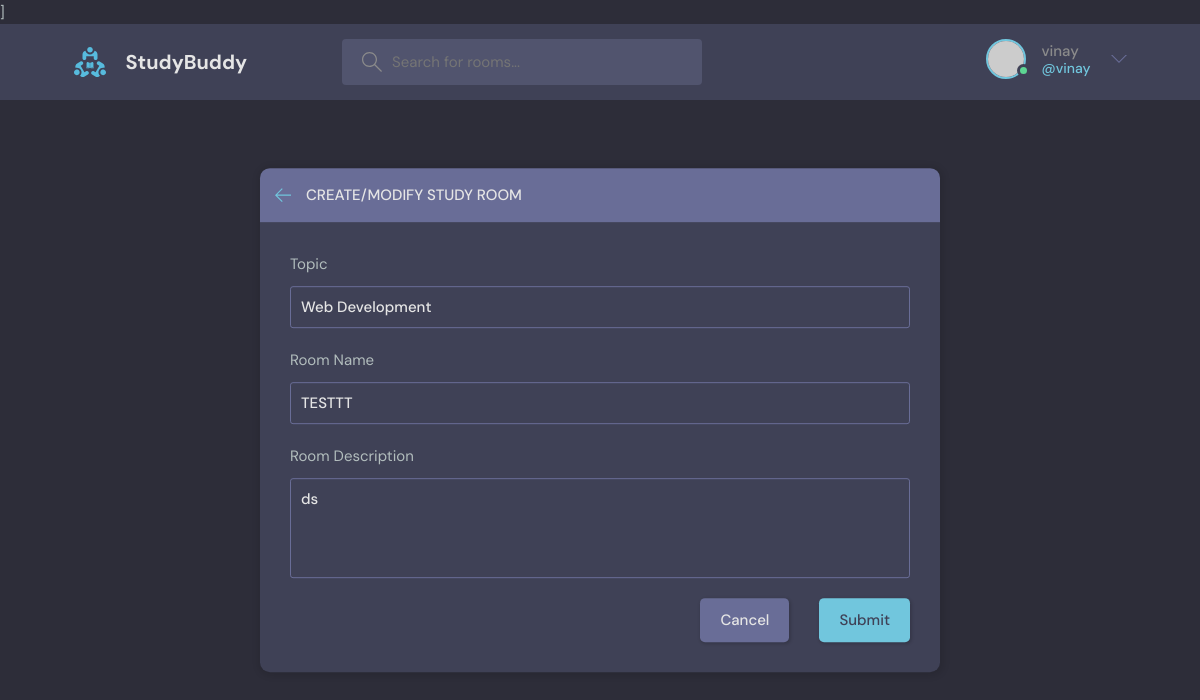
Before: /update-room/3 (signed in) with the older database file.
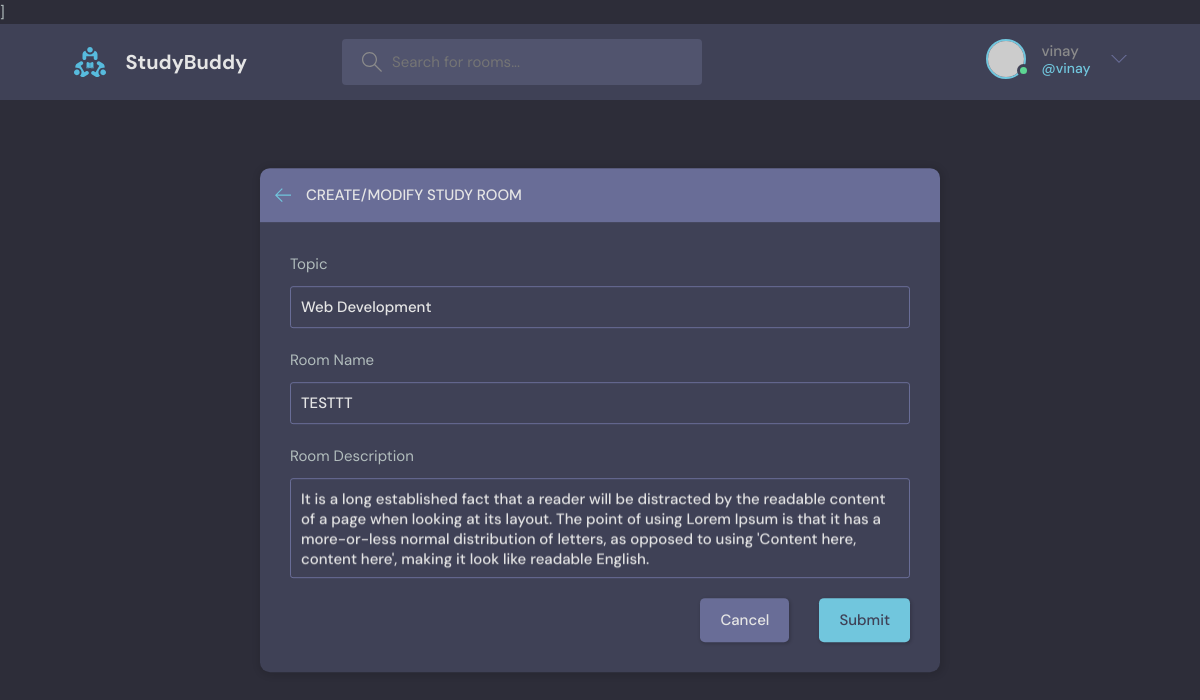
After: the same page with the newer database file.
### base/models.py (models this page shows, shortened)
class Room(models.Model):
    host= models.ForeignKey(User, on_delete=models.SET_NULL, null=True)
    topic = models.ForeignKey(Topic, on_delete=models.SET_NULL, null=True)
    name = models.CharField(max_length=200)
    description = models.TextField(null=True, blank= True)
    participants = models.ManyToManyField(User, related_name= 'participants', blank = True)
    updated = models.DateTimeField(auto_now=True)
    created = models.DateTimeField(auto_now_add=True)
    class Meta:
        ordering= ['-updated', '-created']

class Topic(models.Model):
    name=models.CharField(max_length=200)

### base/views.py (the view, shortened to what this page needs)
# urls.py: path('update-room/<str:pk>', views.updateRoom, name="update-room" ),
@login_required(login_url='login')
def updateRoom(request, pk):
    room = Room.objects.get(id=pk)
    form = RoomForm(instance=room)
    topics= Topic.objects.all()
    if request.user != room.host:
        return HttpResponse('you are not allowed here!!')
    context={'form': form, 'topics':topics,  'room' : room}
    return render(request, 'base/room_form.html', context)

### base/forms.py
class RoomForm(ModelForm):
    class Meta:
        model = Room
        fields = '__all__'
        exclude = ['host', 'participants']

### base/templates/base/room_form.html (shortened to what this page needs)
]{% extends 'main.html' %}
{% block content %}
  <main class="create-room layout">
    <div class="container">
      <div class="layout__box">
        <div class="layout__boxHeader">
          <div class="layout__boxTitle">
            <a href="{{request.META.HTTP_REFERER}}">
              <svg version="1.1" xmlns="http://www.w3.org/2000/svg" width="32" height="32" viewBox="0 0 32 32">
                <title>arrow-left</title>
                <path
                  d="M13.723 2.286l-13.723 13.714 13.719 13.714 1.616-1.611-10.96-10.96h27.625v-2.286h-27.625l10.965-10.965-1.616-1.607z">
                </path>
              </svg>
            </a>
            <h3>Create/Modify Study Room</h3>
          </div>
        </div>
        <div class="layout__body">
          <form class="form" action="" method = "POST">
            <div class="form__group">
              <label for="room_topic">Topic</label>
              <input name ="topic" value = "{{room.topic.name}}"  required type = "text" list= "topic-list" />
            </div>
            <div class="form__group">
              <label for="room_name">Room Name</label>
              {{form.name}}
            </div>
            <div class="form__group">
              <label for="room_description">Room Description</label>
              {{form.description}}
            </div>
            <div class="form__action">
              <a class="btn btn--dark" href="{{request.META.HTTP_REFERER}}">Cancel</a>
              <button class="btn btn--main" type="submit">Submit</button>
            </div>
          </form>
        </div>
      </div>
    </div>
  </main>
  {% endblock content %}

Changed rows visible on the page:
changed Room "TESTTT": description "ds" → "It is a long established fact that a reader will be distracted by the readable content of a page when looking at its layout. The point of using Lorem Ipsum is that it has a more-or-less normal distribution of letters, as opposed to using 'Content here, content here', making it look like readable English."
